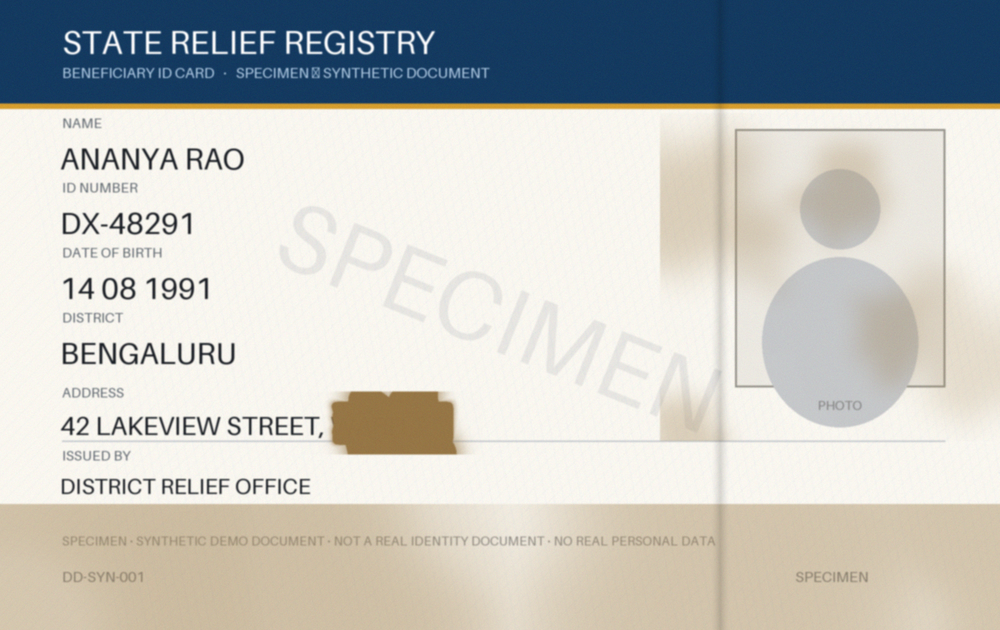
#> input picture demo/mild_damage.png, 1000 x 630 px
$ python make_figures.py
#> lines starting #> are read from the running program, lines starting #| are printed output that depends on the picture
### src/pipeline.py
"""
The DisasterDoc pipeline.

    damaged document
        -> hash (SHA-256 provenance)
        -> preprocessing
        -> OCR (raw observations: text + bbox + engine confidence)
        -> surface-damage map
        -> deterministic field mapping
        -> deterministic classification (RECOVERED / PARTIAL / UNRECOVERABLE)
        -> human verification queue
        -> [optional] AI commentary  <-- advisory only, cannot change facts
        -> evidence document (JSON / PDF)

Every stage is observable: `run_pipeline` reports per-stage status and timing, and the
UI renders those statuses directly instead of inventing progress theatre.
"""

from __future__ import annotations

import time
from collections.abc import Callable
from dataclasses import dataclass, field

import numpy as np

from . import ai_commentary, classifier, config, damage, evidence, hashing, ocr
from . import fields as field_mapping
from .preprocessing import InvalidImageError


@dataclass
class StageStatus:
    key: str
    label: str
    ok: bool
    detail: str = ""
    seconds: float = 0.0


@dataclass
class PipelineResult:
    """Everything the UI and the report generators need."""

    document_id: str
    document: evidence.EvidenceDocument
    stages: list[StageStatus]
    original_bgr: np.ndarray | None = None
    preprocessed_bgr: np.ndarray | None = None
    observations: list[ocr.Observation] = field(default_factory=list)
    damage_map: damage.DamageMap | None = None
    annotation: np.ndarray | None = None
    ai_status: str = ""
    ai_notes: list[str] = field(default_factory=list)
    ai_events: list[dict] = field(default_factory=list)
    error: str | None = None

    @property
    def ok(self) -> bool:
        return self.error is None


# [17 lines left out: function _stage, not called in this run]


def run_pipeline(
    image_bytes: bytes,
    use_ai: bool = False,
    on_stage: Callable[[StageStatus], None] | None = None,
) -> PipelineResult:
    """Run the full evidence pipeline on uploaded document bytes.

    Never raises for bad input or failing sub-systems: structural problems surface as
    `PipelineResult.error` (with a user-facing message) and partial failures degrade to
    UNRECOVERABLE fields rather than guesses.

    `on_stage` is called after each stage completes, so the UI can display the real
    pipeline sequence instead of a scripted animation.
    """
    stages: list[StageStatus] = []
    started = time.time()
    doc_id = hashing.document_id(image_bytes)
    _stage(stages, "hash", "Document hashed (SHA-256)", started, True, doc_id, on_stage)

    # ---- Decode/preprocess and OCR (timed as separate stages) --------------------------
    image_started = time.time()
    image_stage_recorded = False

    # [15 lines left out: function _record_preprocessed, not called in this run]

    try:
        ocr_result, original_bgr, preprocessed_bgr = ocr.extract_evidence(
            image_bytes, on_preprocessed=_record_preprocessed
        )
    except InvalidImageError as exc:
        if not image_stage_recorded:
            _stage(stages, "image", "Image processed", image_started, False, str(exc), on_stage)
        return PipelineResult(
            document_id=doc_id,
            document=evidence.new_document(
                doc_id,
                [],
                [],
                {"ocr_engine": config.OCR_ENGINE_NAME, "ai_used": False, "code_version": config.CODE_VERSION},
            ),
            stages=stages,
            error=str(exc),
        )
    except Exception:  # unexpected decode/OCR failure - still must not crash
        if not image_stage_recorded:
            _stage(
                stages,
                "image",
                "Image processed",
                image_started,
                False,
                "The image could not be safely processed.",
                on_stage,
            )
        _stage(
            stages,
            "ocr",
            "OCR completed",
            time.time(),
            False,
            "The OCR stage could not be completed safely.",
            on_stage,
        )
        return PipelineResult(
            document_id=doc_id,
            document=evidence.new_document(
                doc_id, [], [],
                {"ocr_engine": config.OCR_ENGINE_NAME, "ai_used": False, "code_version": config.CODE_VERSION},
            ),
            stages=stages,
            error=(
                "Unable to obtain sufficient OCR evidence. The document could not be analysed, so no field "
                "values are reported."
            ),
        )

    if not image_stage_recorded:
        _record_preprocessed(original_bgr.shape[:2], ocr_result.preprocess_steps)

    ocr_started = time.time() - max(0.0, ocr_result.processing_seconds)
    if ocr_result.error:
        _stage(stages, "ocr", "OCR completed", ocr_started, False, ocr_result.error, on_stage)
    else:
        _stage(
            stages,
            "ocr",
            "OCR completed",
            ocr_started,
            True,
            f"{len(ocr_result.observations)} raw observations ({ocr_result.engine})",
            on_stage,
        )

    shape = original_bgr.shape[:2]

    # ---- Surface-damage map -----------------------------------------------------------
    started = time.time()
    damage_map = damage.build_damage_map(original_bgr)
    obscured_fraction = float((damage_map.obscured > 0).mean())
    _stage(stages, "damage", "Damaged regions identified", started, True,
           f"{obscured_fraction * 100:.1f}% of the page has no legible structure", on_stage)

    # ---- Field mapping ----------------------------------------------------------------
    started = time.time()
    mapped = field_mapping.map_fields(ocr_result.observations, shape)
    located = sum(1 for m in mapped.values() if m.has_evidence)
    _stage(stages, "mapping", "Fields mapped", started, True,
           f"{located}/{len(mapped)} fields have candidate evidence regions", on_stage)

    # ---- Deterministic classification -------------------------------------------------
    started = time.time()
    field_results = classifier.classify_all(mapped, damage_map, shape, ocr_available=not ocr_result.error)
    summary = evidence.summarize(field_results)
    _stage(stages, "classify", "Verification status generated", started, True,
           f"{summary['recovered']} recovered, {summary['partial']} partial, "
           f"{summary['unrecoverable']} unrecoverable", on_stage)

    # ---- Optional AI commentary (advisory only) ---------------------------------------
    ai_used = False
    ai_status = ""
    ai_notes: list[str] = []
    ai_events: list[dict] = []
    if use_ai:
        started = time.time()
        context = {
            "template": config.TEMPLATE_NAME,
            "document_id": doc_id,
            "page_obscured_fraction": round(obscured_fraction, 3),
        }
        commentary, notes, ai_error = ai_commentary.generate_commentary(field_results, context)
        if commentary:
            ai_events, merged_notes = evidence.attach_ai_commentary(field_results, commentary, notes)
            ai_notes = merged_notes
            ai_used = True
            ai_status = f"AI commentary generated for {len(commentary)} field(s)."
            _stage(stages, "ai", "AI commentary attached (advisory only)", started, True, ai_status, on_stage)
        else:
            ai_status = ai_error or "AI commentary unavailable."
            ai_notes = notes
            _stage(stages, "ai", "AI commentary skipped", started, False, ai_status, on_stage)
    else:
        ai_status = "AI commentary disabled for this run."
        _stage(stages, "ai", "AI commentary disabled", started, False, ai_status, on_stage)

    annotation = evidence.render_annotation(
        original_bgr, field_results, None, True, [o.to_dict() for o in ocr_result.observations]
    )

    document = evidence.new_document(
        document_id=doc_id,
        fields=field_results,
        observations=[o.to_dict() for o in ocr_result.observations],
        audit={
            "ocr_engine": ocr_result.engine,
            "ai_used": ai_used,
            "ai_model": config.GEMINI_MODEL if ai_used else None,
            "ai_role": "commentary_only",
            "ai_events": ai_events,
            "ai_guardrail_notes": ai_notes,
            "code_version": config.CODE_VERSION,
            "deterministic_layer": "src/classifier.py + src/damage.py + src/fields.py",
        },
        processing={
            "ocr_seconds": round(ocr_result.processing_seconds, 2),
            "preprocess_steps": ocr_result.preprocess_steps,
            "page_obscured_fraction": round(obscured_fraction, 4),
            "stages": [s.__dict__ for s in stages],
            "thresholds": {
                "min_usable_ocr_conf": config.MIN_USABLE_OCR_CONF,
                "high_conf": config.HIGH_CONF,
                "low_conf": config.LOW_CONF,
                "obscured_ratio_limit": config.OBSCURED_RATIO_LIMIT,
                "adjacent_obscuration_limit": config.ADJACENT_OBSCURATION_LIMIT,
            },
        },
    )

    return PipelineResult(
        document_id=doc_id,
        document=document,
        stages=stages,
        original_bgr=original_bgr,
        preprocessed_bgr=preprocessed_bgr,
        observations=ocr_result.observations,
        damage_map=damage_map,
        annotation=annotation,
        ai_status=ai_status,
        ai_notes=ai_notes,
        ai_events=ai_events,
    )


__all__ = ["PipelineResult", "StageStatus", "run_pipeline"]

### tools/make_figures.py
"""
Generate the README figures and sample report artefacts from the real pipeline.

    python tools/make_figures.py

Outputs (all produced by the same code the app runs - nothing is mocked up):
    assets/demo_montage.png                        the three synthetic demo documents
    assets/annotated_partial_all.png               annotated evidence regions, main demo
    assets/annotated_partial_district_selected.png district selected (highlight + "evidence ends here")
    assets/annotated_severe_all.png                annotated evidence regions, severe demo
    outputs/sample_partial_damage_evidence.json    example JSON evidence report
    outputs/sample_partial_damage_evidence.pdf     example PDF evidence report
"""

from __future__ import annotations

import sys
from pathlib import Path

import cv2
import numpy as np

ROOT = Path(__file__).resolve().parents[1]
sys.path.insert(0, str(ROOT))

from src import config, evidence, report  # noqa: E402
from src.pipeline import run_pipeline  # noqa: E402

ASSETS = ROOT / "assets"
OUTPUTS = ROOT / "outputs"


def label_strip(width: int, text: str, height: int = 34) -> np.ndarray:
    strip = np.full((height, width, 3), 255, np.uint8)
    cv2.putText(strip, text, (10, int(height * 0.72)), cv2.FONT_HERSHEY_SIMPLEX, 0.62, (30, 40, 55), 2, cv2.LINE_AA)
    return strip


def montage(paths: list[tuple[str, Path]], out: Path, max_w: int = 760) -> None:
#> called with max_w = 760
    tiles = []
    for title, path in paths:
        img = cv2.imread(str(path))
#> img is the input picture: shape (630, 1000, 3); mean B, G, R 191.6, 196, 195.2
        scale = max_w / img.shape[1]
#> scale = 0.76
        img = cv2.resize(img, (max_w, int(img.shape[0] * scale)), interpolation=cv2.INTER_AREA)
#> img: shape (478, 760, 3)
        tiles.append(np.vstack([label_strip(max_w, title), img]))
    grid = np.hstack(tiles)
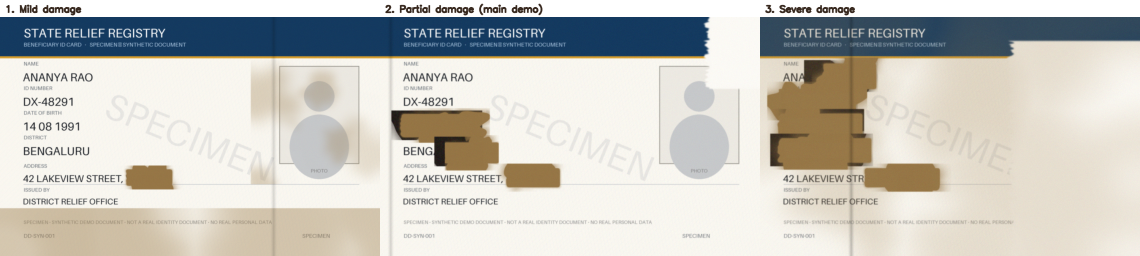
#> grid: shape (512, 2280, 3) (shown at 1/2 size); mean of channels 0, 1, 2 192.8, 199.2, 200.5; drawn as B, G, R
    cv2.imwrite(str(out), grid)
    print(f"wrote {out.relative_to(ROOT)}  {grid.shape[1]}x{grid.shape[0]}")
#| wrote assets/demo_montage.png  2280x512


def main() -> None:
    ASSETS.mkdir(exist_ok=True)
    OUTPUTS.mkdir(exist_ok=True)

    montage(
        [
            ("1. Mild damage", config.DEMO_DIR / "mild_damage.png"),
            ("2. Partial damage (main demo)", config.DEMO_DIR / "partial_damage.png"),
            ("3. Severe damage", config.DEMO_DIR / "severe_damage.png"),
        ],
        ASSETS / "demo_montage.png",
    )

    for name, selected, out_name in (
        ("partial_damage", None, "annotated_partial_all.png"),
        ("partial_damage", "district", "annotated_partial_district_selected.png"),
        ("severe_damage", None, "annotated_severe_all.png"),
    ):
        data = (config.DEMO_DIR / f"{name}.png").read_bytes()
        result = run_pipeline(data, use_ai=False)
        assert result.ok, result.error
        annotated = evidence.render_annotation(
            result.original_bgr,
            result.document.fields,
            selected,
            True,
            [o.to_dict() for o in result.observations],
        )
        cv2.imwrite(str(ASSETS / out_name), annotated)
        print(f"wrote assets/{out_name}")

        if name == "partial_damage" and selected is None:
            (OUTPUTS / "sample_partial_damage_evidence.json").write_bytes(report.to_json_bytes(result.document))
            print("wrote outputs/sample_partial_damage_evidence.json")
            if report.PDF_AVAILABLE:
                (OUTPUTS / "sample_partial_damage_evidence.pdf").write_bytes(
                    report.to_pdf_bytes(result.document, result.original_bgr, annotated)
                )
                print("wrote outputs/sample_partial_damage_evidence.pdf")

        # print the verdict table so a reader can compare figure with statuses
        print(f"  {' | '.join(f'{f.field_name}={f.status}' for f in result.document.fields)}")


if __name__ == "__main__":
    main()
#> (the call stopped at in run_pipeline, `doc_id = hashing.document_id(image_bytes)`: src is not available in this run)
